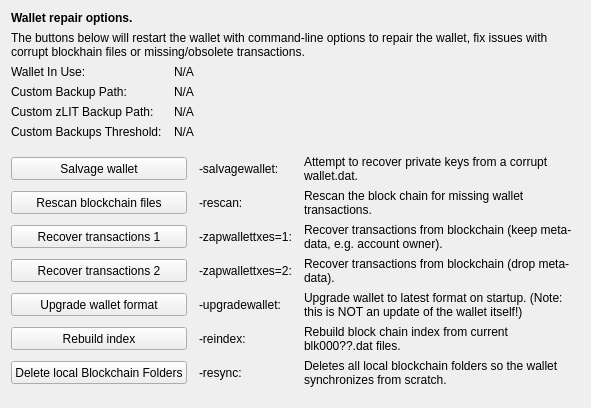
     <widget class="QWidget" name="tab_repair">
      <attribute name="title">
       <string>&amp;Wallet Repair</string>
      </attribute>
      <layout class="QGridLayout" name="gridLayout_4" columnstretch="0,0,0,0">
       <property name="horizontalSpacing">
        <number>12</number>
       </property>
       <item row="0" column="0" colspan="4">
        <widget class="QLabel" name="label_repair_header">
         <property name="font">
          <font>
           <weight>75</weight>
           <bold>true</bold>
          </font>
         </property>
         <property name="text">
          <string>Wallet repair options.</string>
         </property>
        </widget>
       </item>
       <item row="1" column="0" colspan="4">
        <widget class="QLabel" name="label_repair_helptext">
         <property name="font">
          <font>
           <weight>50</weight>
           <bold>false</bold>
          </font>
         </property>
         <property name="text">
          <string>The buttons below will restart the wallet with command-line options to repair the wallet, fix issues with corrupt blockhain files or missing/obsolete transactions.</string>
         </property>
         <property name="wordWrap">
          <bool>true</bool>
         </property>
        </widget>
       </item>
       <item row="2" column="0">
        <widget class="QLabel" name="wallet_path_label">
         <property name="text">
          <string>Wallet In Use:</string>
         </property>
        </widget>
       </item>
       <item row="2" column="1" colspan="3">
        <widget class="QLabel" name="wallet_path">
         <property name="cursor">
          <cursorShape>IBeamCursor</cursorShape>
         </property>
         <property name="text">
          <string>N/A</string>
         </property>
         <property name="textFormat">
          <enum>Qt::PlainText</enum>
         </property>
         <property name="textInteractionFlags">
          <set>Qt::LinksAccessibleByMouse|Qt::TextSelectableByKeyboard|Qt::TextSelectableByMouse</set>
         </property>
        </widget>
       </item>
       <item row="3" column="0">
        <widget class="QLabel" name="wallet_custombackuppath_label">
         <property name="text">
          <string>Custom Backup Path:</string>
         </property>
         <property name="visible">
          <bool>false</bool>
         </property>
        </widget>
       </item>
       <item row="3" column="1" colspan="3">
        <widget class="QLabel" name="wallet_custombackuppath">
         <property name="cursor">
          <cursorShape>IBeamCursor</cursorShape>
         </property>
         <property name="text">
          <string>N/A</string>
         </property>
         <property name="textFormat">
          <enum>Qt::PlainText</enum>
         </property>
         <property name="textInteractionFlags">
          <set>Qt::LinksAccessibleByMouse|Qt::TextSelectableByKeyboard|Qt::TextSelectableByMouse</set>
         </property>
         <property name="visible">
          <bool>false</bool>
         </property>
        </widget>
       </item>
       <item row="4" column="0">
        <widget class="QLabel" name="wallet_customzlitbackuppath_label">
         <property name="text">
          <string>Custom zLIT Backup Path:</string>
         </property>
         <property name="visible">
          <bool>false</bool>
         </property>
        </widget>
       </item>
       <item row="4" column="1" colspan="3">
        <widget class="QLabel" name="wallet_customzlitbackuppath">
         <property name="cursor">
          <cursorShape>IBeamCursor</cursorShape>
         </property>
         <property name="text">
          <string>N/A</string>
         </property>
         <property name="textFormat">
          <enum>Qt::PlainText</enum>
         </property>
         <property name="textInteractionFlags">
          <set>Qt::LinksAccessibleByMouse|Qt::TextSelectableByKeyboard|Qt::TextSelectableByMouse</set>
         </property>
         <property name="visible">
          <bool>false</bool>
         </property>
        </widget>
       </item>
       <item row="5" column="0">
        <widget class="QLabel" name="wallet_custombackupthreshold_label">
         <property name="text">
          <string>Custom Backups Threshold:</string>
         </property>
         <property name="visible">
          <bool>false</bool>
         </property>
        </widget>
       </item>
       <item row="5" column="1" colspan="3">
        <widget class="QLabel" name="wallet_custombackupthreshold">
         <property name="cursor">
          <cursorShape>IBeamCursor</cursorShape>
         </property>
         <property name="text">
          <string>N/A</string>
         </property>
         <property name="textFormat">
          <enum>Qt::PlainText</enum>
         </property>
         <property name="textInteractionFlags">
          <set>Qt::LinksAccessibleByMouse|Qt::TextSelectableByKeyboard|Qt::TextSelectableByMouse</set>
         </property>
         <property name="visible">
          <bool>false</bool>
         </property>
        </widget>
       </item>
       <item row="6" column="0">
        <spacer name="verticalSpacer_repair1">
         <property name="orientation">
          <enum>Qt::Vertical</enum>
         </property>
         <property name="sizeHint" stdset="0">
          <size>
           <width>10</width>
           <height>10</height>
          </size>
         </property>
        </spacer>
       </item>
       <item row="7" column="0" colspan="2">
        <widget class="QPushButton" name="btn_salvagewallet">
         <property name="minimumSize">
          <size>
           <width>100</width>
           <height>23</height>
          </size>
         </property>
         <property name="text">
          <string>Salvage wallet</string>
         </property>
        </widget>
       </item>
       <item row="7" column="2">
        <widget class="QLabel" name="label_repair_salvage_command">
         <property name="text">
          <string notr="true">-salvagewallet:</string>
         </property>
        </widget>
       </item>
       <item row="7" column="3">
        <widget class="QLabel" name="label_repair_salvage">
         <property name="text">
          <string>Attempt to recover private keys from a corrupt wallet.dat.</string>
         </property>
         <property name="wordWrap">
          <bool>true</bool>
         </property>
        </widget>
       </item>
       <item row="8" column="0" colspan="2">
        <widget class="QPushButton" name="btn_rescan">
         <property name="minimumSize">
          <size>
           <width>100</width>
           <height>23</height>
          </size>
         </property>
         <property name="text">
          <string>Rescan blockchain files</string>
         </property>
        </widget>
       </item>
       <item row="8" column="2">
        <widget class="QLabel" name="label_repair_rescan_command">
         <property name="text">
          <string notr="true">-rescan:</string>
         </property>
        </widget>
       </item>
       <item row="8" column="3">
        <widget class="QLabel" name="label_repair_rescan">
         <property name="text">
          <string>Rescan the block chain for missing wallet transactions.</string>
         </property>
         <property name="wordWrap">
          <bool>true</bool>
         </property>
        </widget>
       </item>
       <item row="9" column="0" colspan="2">
        <widget class="QPushButton" name="btn_zapwallettxes1">
         <property name="minimumSize">
          <size>
           <width>100</width>
           <height>23</height>
          </size>
         </property>
         <property name="text">
          <string>Recover transactions 1</string>
         </property>
        </widget>
       </item>
       <item row="9" column="2">
        <widget class="QLabel" name="label_repair_zap1_command">
         <property name="text">
          <string notr="true">-zapwallettxes=1:</string>
         </property>
        </widget>
       </item>
       <item row="9" column="3">
        <widget class="QLabel" name="label_repair_zap1">
         <property name="text">
          <string>Recover transactions from blockchain (keep meta-data, e.g. account owner).</string>
         </property>
         <property name="wordWrap">
          <bool>true</bool>
         </property>
        </widget>
       </item>
       <item row="10" column="0" colspan="2">
        <widget class="QPushButton" name="btn_zapwallettxes2">
         <property name="minimumSize">
          <size>
           <width>100</width>
           <height>23</height>
          </size>
         </property>
         <property name="text">
          <string>Recover transactions 2</string>
         </property>
        </widget>
       </item>
       <item row="10" column="2">
        <widget class="QLabel" name="label_repair_zap2_command">
         <property name="text">
          <string notr="true">-zapwallettxes=2:</string>
         </property>
        </widget>
       </item>
       <item row="10" column="3">
        <widget class="QLabel" name="label_repair_zap2">
         <property name="text">
          <string>Recover transactions from blockchain (drop meta-data).</string>
         </property>
         <property name="wordWrap">
          <bool>true</bool>
         </property>
        </widget>
       </item>
       <item row="11" column="0" colspan="2">
        <widget class="QPushButton" name="btn_upgradewallet">
         <property name="minimumSize">
          <size>
           <width>100</width>
           <height>23</height>
          </size>
         </property>
         <property name="text">
          <string>Upgrade wallet format</string>
         </property>
        </widget>
       </item>
       <item row="11" column="2">
        <widget class="QLabel" name="label_repair_upgrade_command">
         <property name="text">
          <string notr="true">-upgradewallet:</string>
         </property>
        </widget>
       </item>
       <item row="11" column="3">
        <widget class="QLabel" name="label_repair_upgrade">
         <property name="text">
          <string>Upgrade wallet to latest format on startup. (Note: this is NOT an update of the wallet itself!)</string>
         </property>
         <property name="wordWrap">
          <bool>true</bool>
         </property>
        </widget>
       </item>
       <item row="12" column="0" colspan="2">
        <widget class="QPushButton" name="btn_reindex">
         <property name="minimumSize">
          <size>
           <width>100</width>
           <height>23</height>
          </size>
         </property>
         <property name="text">
          <string>Rebuild index</string>
         </property>
        </widget>
       </item>
       <item row="12" column="2">
        <widget class="QLabel" name="label_repair_reindex_command">
         <property name="text">
          <string notr="true">-reindex:</string>
         </property>
        </widget>
       </item>
       <item row="12" column="3">
        <widget class="QLabel" name="label_repair_reindex">
         <property name="text">
          <string>Rebuild block chain index from current blk000??.dat files.</string>
         </property>
         <property name="wordWrap">
          <bool>true</bool>
         </property>
        </widget>
       </item>
       <item row="13" column="0" colspan="2">
        <widget class="QPushButton" name="btn_resync">
         <property name="minimumSize">
          <size>
           <width>100</width>
           <height>23</height>
          </size>
         </property>
         <property name="text">
          <string>Delete local Blockchain Folders</string>
         </property>
        </widget>
       </item>
       <item row="13" column="2">
        <widget class="QLabel" name="label_repair_resync_command">
         <property name="text">
          <string>-resync:</string>
         </property>
        </widget>
       </item>
       <item row="13" column="3">
        <widget class="QLabel" name="label_repair_resync">
         <property name="text">
          <string>Deletes all local blockchain folders so the wallet synchronizes from scratch.</string>
         </property>
         <property name="wordWrap">
          <bool>true</bool>
         </property>
        </widget>
       </item>
       <item row="14" column="0">
        <spacer name="verticalSpacer_repair2">
         <property name="orientation">
          <enum>Qt::Vertical</enum>
         </property>
         <property name="sizeHint" stdset="0">
          <size>
           <width>20</width>
           <height>10</height>
          </size>
         </property>
        </spacer>
       </item>
      </layout>
     </widget>
